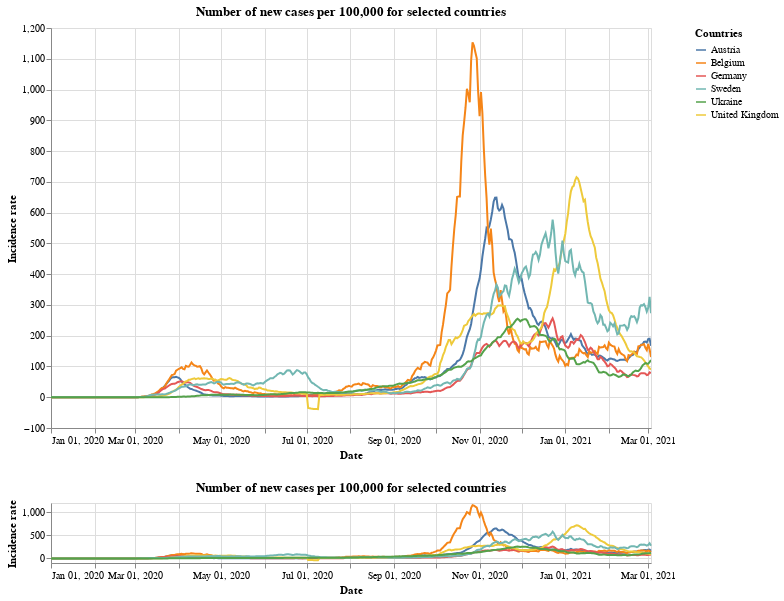

Write notebook code for a chart like this one.
### Markdown cell above
## New cases per 100,000

### Code cell
#collapse
brush = alt.selection(type='interval', encodings=['x'])

base = alt.Chart(x_small).mark_line().transform_window(
    rolling_mean='sum(new_cases_per)',
    frame=[-7, 0],
    groupby=['id']
).encode(
    x=alt.X("yearmonthdate(date):T",
            axis=alt.Axis(title='Date')
           ),
    y=alt.Y("rolling_mean:Q",
            axis=alt.Axis(title='Incidence rate')
           ),
    tooltip='id',
    color=alt.Color('id', legend=alt.Legend(title="Countries")),
    opacity=alt.condition(leg_selection, alt.value(1), alt.value(0.2))
).add_selection(leg_selection).properties(
    width=600,
    height=400,
    title='Number of new cases per 100,000 for selected countries'
)

upper = base.encode(
    alt.X('yearmonthdate(date):T',axis=alt.Axis(title='Date'),
          scale=alt.Scale(domain=brush))
)

lower = base.properties(
    height=60
).add_selection(brush)

upper & lower

### Figure 1 — Vega-Lite specification as saved in the notebook (floating-point values rounded to 4 significant figures; data arrays with more than 128 entries replaced by an {"elided": "..."} marker saying what was removed)
{"config": {"view": {"continuousWidth": 400, "continuousHeight": 300}}, "vconcat": [{"mark": "line", "encoding": {"color": {"type": "nominal", "field": "id", "legend": {"title": "Countries"}}, "opacity": {"condition": {"value": 1, "selection": "selector001"}, "value": 0.2}, "tooltip": {"type": "nominal", "field": "id"}, "x": {"type": "temporal", "axis": {"title": "Date"}, "field": "date", "scale": {"domain": {"selection": "selector004"}}, "timeUnit": "yearmonthdate"}, "y": {"type": "quantitative", "axis": {"title": "Incidence rate"}, "field": "rolling_mean"}}, "height": 400, "selection": {"selector001": {"type": "multi", "fields": ["id"], "bind": "legend"}}, "title": "Number of new cases per 100,000 for selected countries", "transform": [{"window": [{"op": "sum", "field": "new_cases_per", "as": "rolling_mean"}], "frame": [-7, 0], "groupby": ["id"]}], "width": 600}, {"mark": "line", "encoding": {"color": {"type": "nominal", "field": "id", "legend": {"title": "Countries"}}, "opacity": {"condition": {"value": 1, "selection": "selector001"}, "value": 0.2}, "tooltip": {"type": "nominal", "field": "id"}, "x": {"type": "temporal", "axis": {"title": "Date"}, "field": "date", "timeUnit": "yearmonthdate"}, "y": {"type": "quantitative", "axis": {"title": "Incidence rate"}, "field": "rolling_mean"}}, "height": 60, "selection": {"selector001": {"type": "multi", "fields": ["id"], "bind": "legend"}, "selector004": {"type": "interval", "encodings": ["x"]}}, "title": "Number of new cases per 100,000 for selected countries", "transform": [{"window": [{"op": "sum", "field": "new_cases_per", "as": "rolling_mean"}], "frame": [-7, 0], "groupby": ["id"]}], "width": 600}], "data": {"name": "data-186c2c0de00a77504300cca642becb64"}, "$schema": "https://vega.github.io/schema/vega-lite/v4.8.1.json", "datasets": {"data-186c2c0de00a77504300cca642becb64": {"elided": "2568 records"}}}
